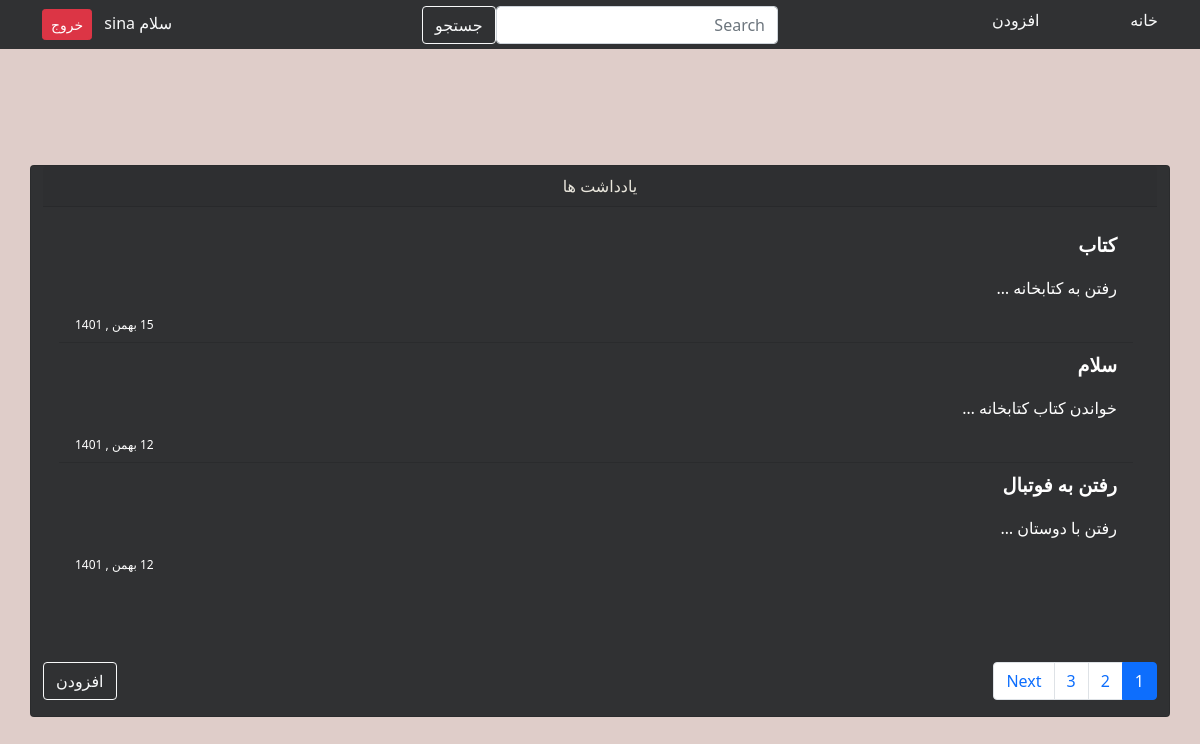
The app's page / (signed in) with its own data.
### home/models.py (models this page shows, shortened)
class Note(models.Model):
    title = models.CharField(max_length=250)
    body = models.TextField(null=True, blank=True)
    created = models.DateTimeField(auto_now_add=True)
    updated = models.DateTimeField(auto_now=True)
    user = models.ForeignKey(User,on_delete=models.CASCADE,default=1)
    def jcreated(self):
        return jalali_converter(self.created)

### home/views.py (the view)
# urls.py: path('', views.home_config, name='main'),
@login_required
def home_config(request):
    if request.user.is_authenticated:
        notes = Note.objects.filter(user=request.user).order_by('-created')
        paginator = Paginator(notes, 3)
        page_number = request.GET.get('page')
        objects_list = paginator.get_page(page_number)
        return render(request, 'home/home.html', {'notes': objects_list, 'do': 'افزودن'})
    else:
        return redirect('account:login')

### extensions/jalali.py (called while the page is built)
    def persian_tuple(self):
        return self.persian_year, self.persian_month, self.persian_day

### extensions/utils.py (called while the page is built)
def jalali_converter(date):
    jmonths = [
        'فروردین',
        'اردیبهشت',
        'خرداد',
        'تیر',
        'مرداد',
        'شهریور',
        'مهر',
        'آبان',
        'آذر',
        'دی',
        'بهمن',
        'اسفند',
    ]
    date_to_str = f'{date.year},{date.month},{date.day}'
    date_in_tuple = jalali.Gregorian(date_to_str).persian_tuple()
    date_to_list = list(date_in_tuple)
    for index, month in enumerate(jmonths):
        if date_to_list[1] == index + 1:
            date_to_list[1] = month
            break
    output = f'{date_to_list[2]} {date_to_list[1]} , {date_to_list[0]}'
    return output

### home/templates/home/home.html (shortened to what this page needs)
{% extends 'base.html' %}
{% load static %}
{% block style %}{% static 'style/home.css' %}{% endblock %}
{% block content %}
    <div class="container">
        <div class="row justify-content-center my-content">
            <div class="card bg-black mb-3 my-card">
                <div class="card-header text-center">یادداشت ها</div>
                <div class="card-body">
                    <ul class="list-group list-group-flush">
                        {% for note in notes %}
                            <a href="{% url 'home:detail' note.id %}" class="list-group-item bg-black my_li ms-2">
                                    <p class="bold">{{ note.title }}</p>
                                    <p>{{ note.body|truncatewords:3 }}</p>
                                    <p class="date-style">{{ note.jcreated }}</p>
                            </a>
                        {% endfor %}
                    </ul>
                </div>
                <div class="d-flex align-items-center justify-content-between mt-5">
                    {% if notes.has_other_pages %}
                        <nav class=" d-flex justify-content-end mt-3" aria-label="Page navigation example">
                            <ul class="pagination">
                                {% for page in notes.paginator.page_range %}
                                    {% if notes.number == page %}
                                        <li class="page-item active"><a class="page-link" href="?page={{ page }}{% if request.Get.q %}&q={{ request.GET.q }}{% else %}&q={{ q }}{% endif %}">{{ page }}</a>
                                        </li>
                                    {% else %}
                                        <li class="page-item"><a class="page-link" href="?page={{ page }}{% if request.Get.q %}&q={{ request.GET.q }}{% else %}&q={{ q }}{% endif %}">{{ page }}</a>
                                        </li>
                                    {% endif %}
                                {% endfor %}
                                {% if notes.has_next %}
                                    <li class="page-item"><a class="page-link" href="?page={{ notes.next_page_number }}{% if request.Get.q %}&q={{ request.GET.q }}{% else %}&q={{ q }}{% endif %}">Next</a>
                                {% endif %}
                                </li>
                            </ul>
                        </nav>
                    {% endif %}
                    <div class="d-flex justify-content-end">
                        <a href="{% url 'home:add_note' %}" class="btn btn-outline-light">{{ do }}</a>
                    </div>
                </div>
            </div>
        </div>
    </div>
{% endblock %}

### templates/base.html (shortened to what this page needs)
{% load static %}
<!doctype html>
<html lang="fa" dir="rtl">
<head>
    <link rel="stylesheet" href="https://cdn.jsdelivr.net/npm/bootstrap@5.0.2/dist/css/bootstrap.rtl.min.css"
>
    <link rel="stylesheet" href="{% block style %} {% endblock %}">
</head>
<body class="bg-beige">
    {% include 'inc/nav.html' %}
    {% block content %}
    {% endblock %}
</body>
</html>

### templates/inc/nav.html
<nav class="bg-black">
        <div class="container">
            <div class="row justify-content-between align-items-center">
                {% if request.user.is_authenticated %}
                    <ul class="col-2 navbar list-unstyled">
                        <li class="nav-item"><a class="my-nav-link text-light" href="{% url 'home:main' %}">خانه</a></li>
                        <li class="nav-item"><a class="my-nav-link text-light" href="{% url 'home:add_note' %}">افزودن</a></li>
                    </ul>
                    <div class="col-4">
                        <form class="form-inline my-2 my-lg-0 d-flex justify-content-between" action="{% url 'home:search' %}" method="GET">
                            <input class="form-control mr-sm-2" type="search" placeholder="Search" name="q">
                            <button type="submit" class="btn btn-outline-light my-2 my-sm-0" type="submit">جستجو</button>
                        </form>
                    </div>
                    <div class="col-2">
                        <div class="text-end">
                            <a href="{% url 'account:profile' request.user.id %}" class="my-nav-link text-light me-2 ">سلام {{ request.user }}</a>
                            <a class="btn btn-danger btn-sm" href="{% url 'account:logout' %}">خروج</a>
                        </div>
                    </div>
                {% endif %}
            </div>
        </div>
    </nav>

### static/style/home.css (style rules this page uses)
* { box-sizing: border-box; margin: 0; padding: 0; }
.bg-black { background-color: #303133; }
.bg-beige { background-color: #DFCDC9; }
.my_li { color: white; }
.bold { font-weight: bolder !important; font-size: 1.2rem; }
.my-nav-link { display: inline-block; text-decoration: none; border-bottom: 1px solid #303133; transition: all .3s linear; }
.navbar { padding-bottom: 0 !important; }
.my-content { height: 100vh; align-items: center; justify-content: center; }
.my-card { color: #EAE7DD; min-width: 60rem; min-height: 25rem; }
.date-style { text-align: left; font-size: 12px; margin-bottom: 0; }

### records on screen
Note: title "کتاب", body "رفتن به کتابخانه …", jcreated "15 بهمن , 1401"
Note: title "سلام", body "خواندن کتاب کتابخانه …", jcreated "12 بهمن , 1401"
Note: title "رفتن به فوتبال", body "رفتن با دوستان …", jcreated "12 بهمن , 1401"

### other values on screen
{{ request.user }} "sina"
{{ page }} "1"
{{ page }} "2" "3"
{{ do }} "افزودن"
